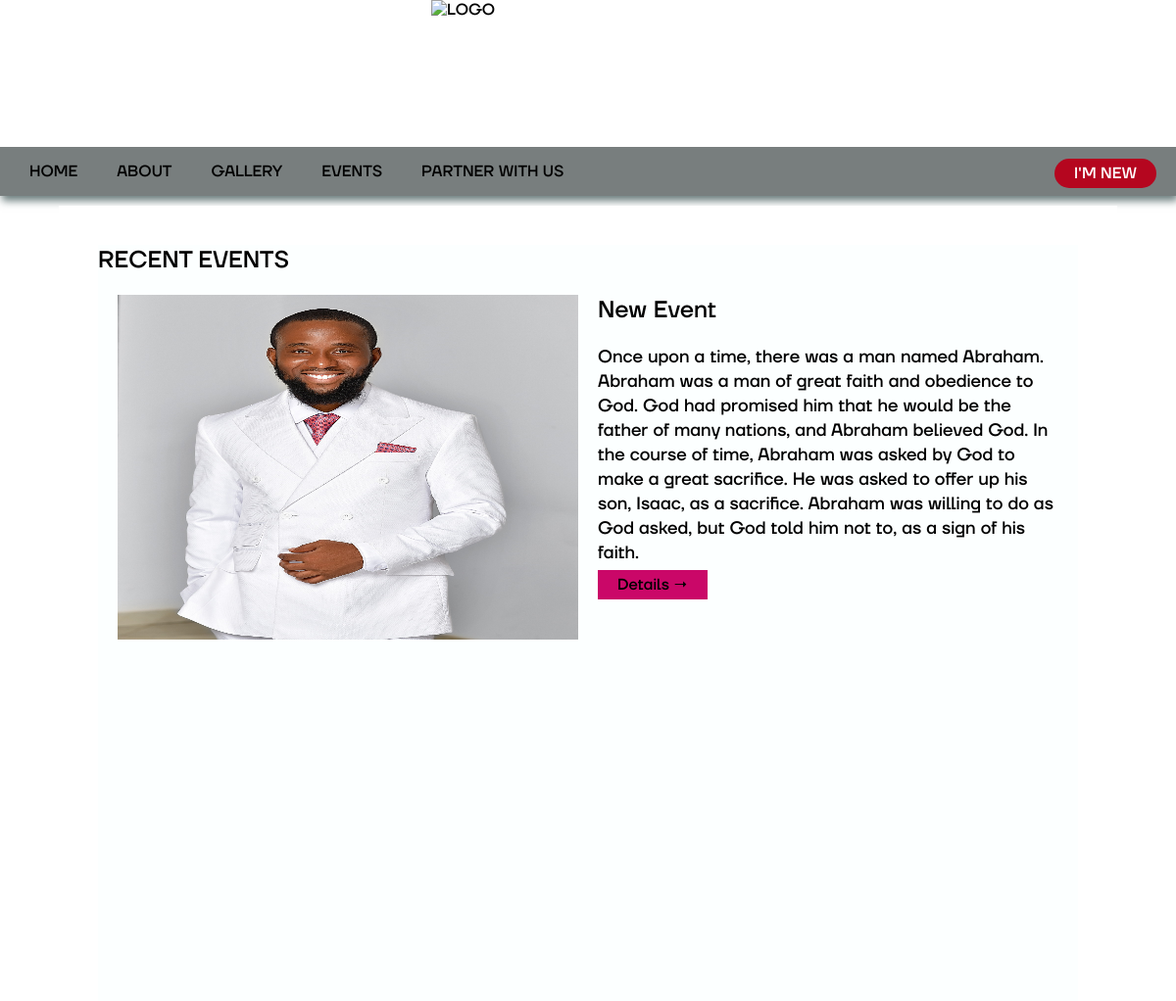
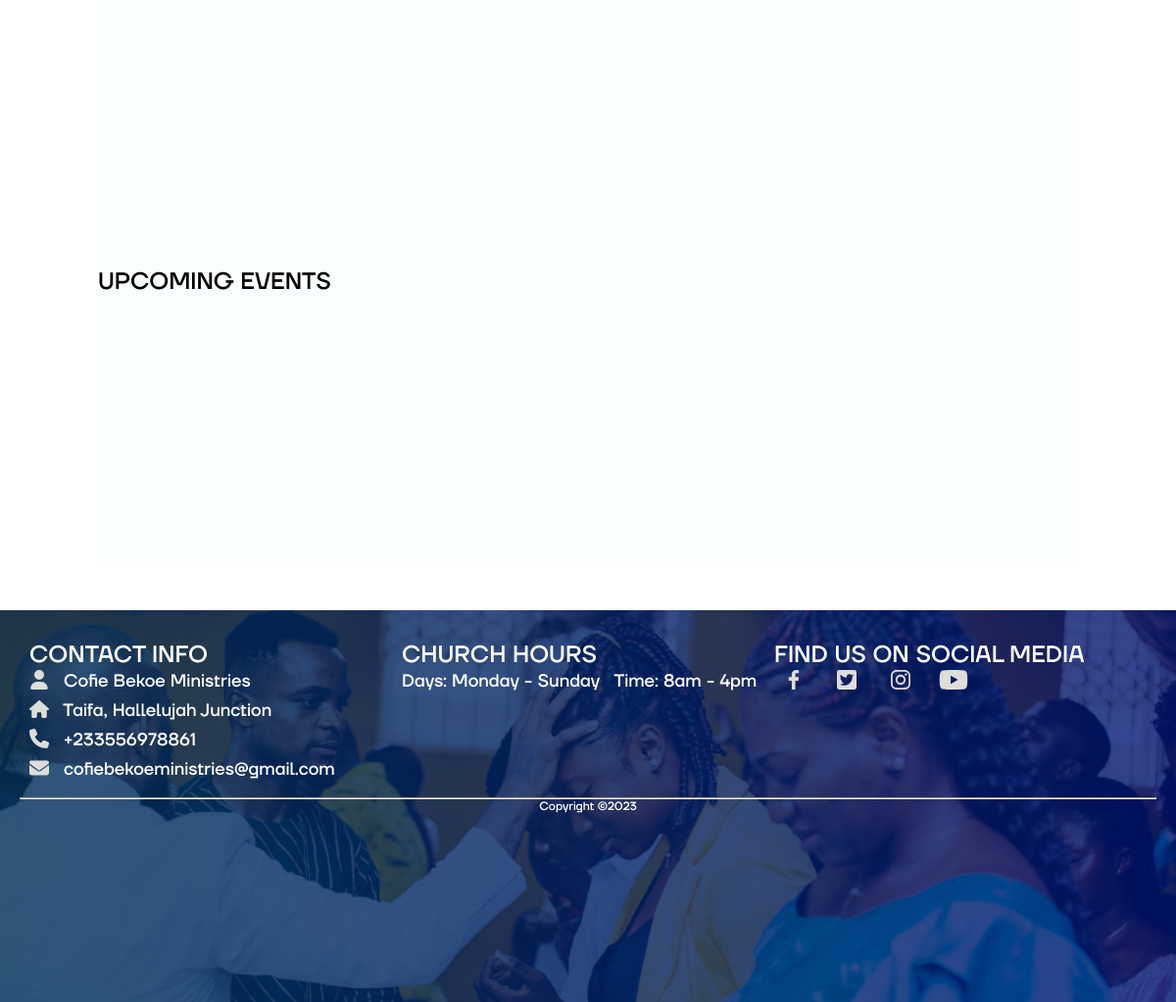
Screenshot of /church/events with the database file from the repository (2 pictures, top to bottom).
### churchweb/models.py (models this page shows, shortened)
class RecentEvents(models.Model):
    event = models.ForeignKey(Events, on_delete=models.CASCADE)
    event_details = models.TextField(null=True, blank=True)
    date = models.DateTimeField(auto_now_add=True)
    updated = models.DateTimeField(auto_now=True)
    class Meta:
        verbose_name = _("Recent Event")
        verbose_name_plural = _("Recent Events")

class Events(models.Model):
    STATUS_CHOICE = (
        ("normal", "N"),
        ("major", "M")
    )
    name = models.CharField(max_length=256)
    event_type=models.CharField(choices=STATUS_CHOICE, max_length=120, default="N")
    event_date = models.DateField()
    rsvp = models.ForeignKey(RSVP, on_delete=models.PROTECT)
    event_poster = models.ImageField(upload_to = "img")
    time = models.TimeField(blank=True, null=True)
    from_time = models.TimeField(blank=True, null=True)
    to_time = models.TimeField(blank=True, null=True)
    venue = models.CharField(max_length=256)
    status = models.BooleanField(default=True)
    class Meta:
        verbose_name = _("Event")
        verbose_name_plural = _("Events")

### churchweb/views.py (the view)
# urls.py: path('church/events', events, name = 'events' ),
def events(request):
    events_ = Events.objects.filter(status=True).order_by("-event_date")
    recents = RecentEvents.objects.all().order_by("-date")[:2]
    context = {
        'events': events_,
        "recents":recents,
    }
    return render(request, 'events.html', context)

### templates/events.html (shortened to what this page needs)
{% extends 'index.html' %}
{% load static %}
    {% block content %}
    <link rel="stylesheet" href="{% static 'css/events.css' %}">
        <main class="events-section" id="main-body">
            <section class="events">
                <h1>RECENT EVENTS</h1>
                <div class="recent-events-session">
                    {% for event_ in recents %}
                    <div class="recent-events-one">
                        <img class="fade-in" src="{{event_.event.event_poster.url}}" alt="event image left">
                        <div class="option-two fade-in">
                            <h1>{{ event_.event.name }}</h1>
                            <p>{{ event_.event_details }}</p>
                            <a href="#">Details &rarr;</a>
                        </div>
                    </div>
                    {% endfor %}
                </div>
                <h1>UPCOMING EVENTS</h1>
                <div class="upcoming-events">
                </div>
            </section>
        </main>
    {% endblock content %}

### church/static/css/style.css (style rules this page uses)
* { margin: 0; padding: 0; box-sizing: border-box; }
#main-body { font-family: url('/static/fonts/TT Firs Neue Trial Medium.ttf') }
body { width: 100%; font-family: 'TT-Firs-Neue-Trial-Medium', sans-serif; }
p { font-family: "TT-Firs-Neue-Trial-Regular"; font-size: 16px; }
#main-body { margin: 10px 60px; padding: 10px; background-color: rgba(255, 255, 255, 0.932); scroll-behavior: smooth; }
.fade-in { opacity: 0; transition: opacity 250ms ease-in; }
.fade-in.appear { opacity: 1; transition: all 1s; }

### church/static/css/events.css (style rules this page uses)
p { font-family: "TT-Firs-Neue-Trial-Medium"; font-size: 18px; }
.events { margin: 30px; background-color: #fcffff; }
.events h1 { font-size: 24px; margin-bottom: 20px; }
.recent-events-session { margin: 0 20px; }
.recent-events-one { display: grid; grid-template-columns: repeat(2, 1fr); gap: 20px; margin-bottom: 30px; }
.recent-events-one img { width: 100%; height: 22rem; }
.option-two p { margin-bottom: 10px; line-height: 25px; font-size: 18px; }
.option-two a { background-color:#ca0768; padding: 5px 20px; margin: 30px 0; text-decoration: none; color: black; }
.fade-in { opacity: 0; transition: opacity 250ms ease-in; }
.fade-in.appear { opacity: 1; transition: all 1s; }
.upcoming-events { margin: 20px; }

### rows the page displays
RecentEvents: event.event_poster (picture), event.name "New Event", event_details "Once upon a time, there was a man named Abraham. Abraham was a man of great faith and obedience to God. God had promised him that he would be the father of many nations, and Abraham believed God. In the course of time, Abraham was asked by God to make a great sacrifice. He was asked to offer up his son, Isaac, as a sacrifice. Abraham was willing to do as God asked, but God told him not to, as a sign of his faith."
